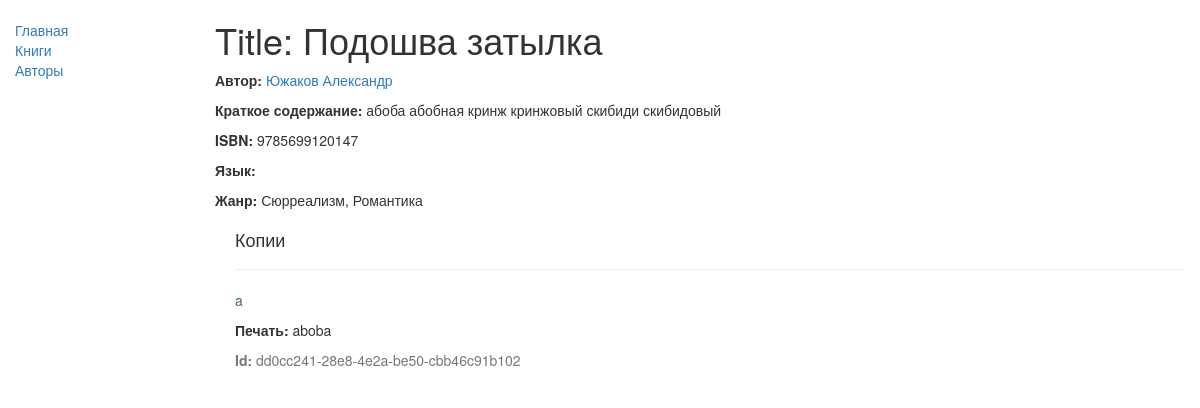
/catalog/book/1, run on the app's committed database.
### catalog/models.py (models this page shows, shortened)
class Book(models.Model):
    DoesNotExist = None
    objects = None
    title = models.CharField(max_length=200)
    author = models.ForeignKey('Author', on_delete=models.SET_NULL, null=True)
    summary = models.TextField(max_length=1000, help_text="Введите краткое описание книги")
    isbn = models.CharField('ISBN',max_length=13, help_text='13 Символов <a href="https://www.isbn-international.org/content/what-isbn">ISBN номер</a>')
    genre = models.ManyToManyField('Genre', help_text="Выберите жанр для этой книги")
    def display_genre(self):
        """
        Creates a string for the Genre. This is required to display genre in Admin.
        """
        return ', '.join([ genre.name for genre in self.genre.all()[:3] ])
    display_genre.short_description = 'Genre'

class Author(models.Model):
    first_name = models.CharField(max_length=100)
    last_name = models.CharField(max_length=100)
    date_of_birth = models.DateField(null=True, blank=True)
    date_of_death = models.DateField('Died', null=True, blank=True)
    def __str__(self):
        return f'{self.last_name} {self.first_name}'

class Genre(models.Model):
    name = models.CharField(max_length=200, help_text="Укажите жанр книги (например, научная фантастика, французская поэзия и т.д.).")
    def __str__(self):
        return self.name

class BookInstance(models.Model):
    id = models.UUIDField(primary_key=True, default=uuid.uuid4, help_text="Уникальный идентификатор для этой конкретной книги во всей библиотеке")
    book = models.ForeignKey('Book', on_delete=models.SET_NULL, null=True)
    imprint = models.CharField(max_length=200)
    due_back = models.DateField(null=True, blank=True)
    LOAN_STATUS = (
        ('п', 'Поддержка'),
        ('в', 'В долг'),
        ('д', 'Доступный'),
        ('з', 'Зарезервированный'),
    )
    status = models.CharField(max_length=1, choices=LOAN_STATUS, blank=True, default='п', help_text='Доступность книги')
    class Meta:
        ordering = ["due_back"]

### catalog/views.py (the view, shortened to what this page needs)
# urls.py: url(r'^book/(?P<pk>\d+)$', views.BookDetailView.as_view(), name='book-detail'),
class BookDetailView(generic.DetailView):
    model = Book

### catalog/templates/catalog/book_detail.html (shortened to what this page needs)
{% extends "base_generic.html" %}
{% block content %}
  <h1>Title: {{ book.title }}</h1>
  <p><strong>Автор:</strong> <a href="{% url 'author-detail' book.author.pk %}">{{ book.author }}</a></p>
  <p><strong>Краткое содержание:</strong> {{ book.summary }}</p>
  <p><strong>ISBN:</strong> {{ book.isbn }}</p>
  <p><strong>Язык:</strong> {{ book.language }}</p>
  <p><strong>Жанр:</strong> {% for genre in book.genre.all %} {{ genre }}{% if not forloop.last %}, {% endif %}{% endfor %}</p>
  <div style="margin-left:20px;margin-top:20px">
    <h4>Копии</h4>
    {% for copy in book.bookinstance_set.all %}
    <hr>
    <p class="{% if copy.status == 'a' %}text-success{% elif copy.status == 'd' %}text-danger{% else %}text-warning{% endif %}">{{ copy.get_status_display }}</p>
    <p><strong>Печать:</strong> {{copy.imprint}}</p>
    <p class="text-muted"><strong>Id:</strong> {{copy.id}}</p>
    {% endfor %}
  </div>
{% endblock %}

### data on the page
Book: title "Подошва затылка", author "Южаков Александр", summary "абоба абобная кринж кринжовый скибиди скибидовый", isbn "9785699120147"
Genre: name "Сюрреализм"
Genre: name "Романтика"
BookInstance: status "a", imprint "aboba", id "dd0cc241-28e8-4e2a-be50-cbb46c91b102"
